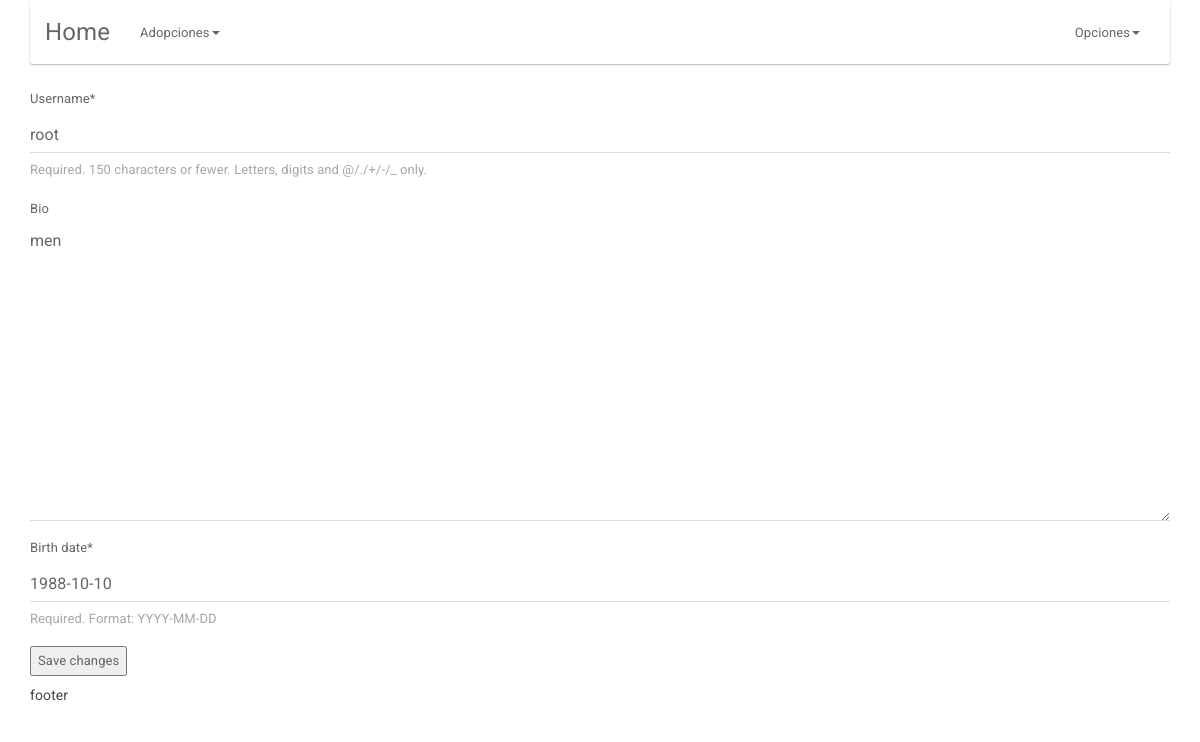
The page /user/edit/ (signed in) on the database as committed earlier.
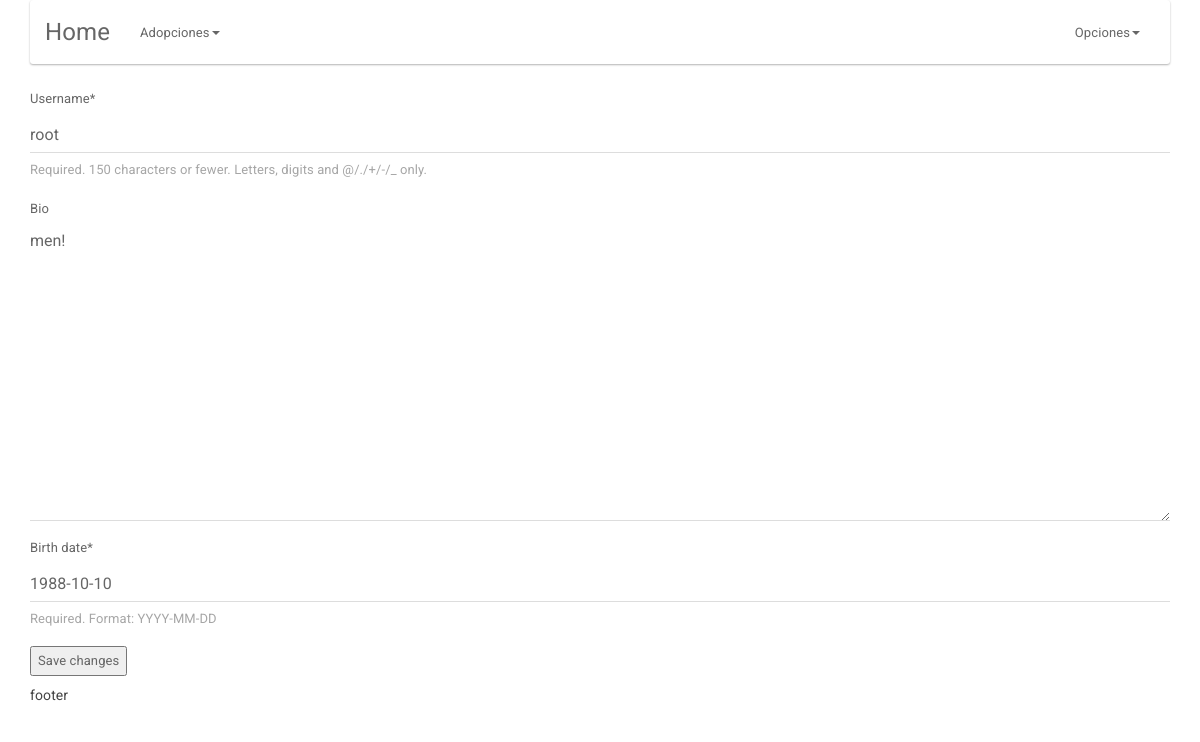
The same page on the database as committed later.
### userprofile/models.py (models this page shows)
class Profile(models.Model):
    user = models.OneToOneField(User, on_delete=models.CASCADE)
    bio = models.TextField(max_length=500, blank=True)
    location = models.CharField(max_length=30, blank=True)
    birth_date = models.DateField(null=True, blank=True)

### userprofile/views.py (the view)
def user_edit(request):
    if request.method == 'POST':
        user_form = EditUserForm(request.POST, instance=request.user)
        profile_form = ProfileForm(request.POST, instance=request.user.profile)
        if user_form.is_valid() and profile_form.is_valid():
            user_form.save()
            return redirect('user:profile')
    else:
        user_form = EditUserForm(instance=request.user)
        profile_form = ProfileForm(instance=request.user.profile)
    return render(request, 'userprofile/user_profile_form.html', {
        'user_form': user_form,
        'profile_form': profile_form
    })

### userprofile/forms.py
class EditUserForm(forms.ModelForm):
    class Meta:
        model = User
        fields = ('username', )

class ProfileForm(forms.ModelForm):
    birth_date = forms.DateField(help_text='Required. Format: YYYY-MM-DD')
    class Meta:
        model = Profile
        fields = ('bio', 'birth_date', )

### templates/userprofile/user_profile_form.html (shortened to what this page needs)
{% extends 'base/base.html' %}
{% load crispy_forms_tags %}
{% block content %}
<form method="post">
  {{ user_form|crispy }}
  {{ profile_form|crispy}}
  <button type="submit">Save changes</button>
</form>
{% endblock %}

### templates/base/base.html (shortened to what this page needs)
{% load staticfiles %}
<!DOCTYPE html>
<html lang="es">
<head>
	<link rel="stylesheet" href="{% static 'css/bootstrap.css' %}">
</head>
<body>
<div class="container">
	{% block navbar %}
		<div class="bs-docs-section clearfix">
		    <div class="row">
		        <div class="col-lg-12">
		            <div class="bs-component">
		            	<nav class="navbar navbar-default">
		                	<div class="container-fluid">
		                  		<div class="navbar-header">
		                    		<a class="navbar-brand" href="#">Home</a>
		                  		</div>
		                  	<div class="collapse navbar-collapse" id="bs-example-navbar-collapse-1">
		                    	<ul class="nav navbar-nav">
			                        <li class="dropdown">
			                        	<a href="#" class="dropdown-toggle" data-toggle="dropdown" role="button" aria-expanded="false">Adopciones<span class="caret"></span></a>
			                        </li>
		                    	</ul>
		                    	<ul class="nav navbar-nav navbar-right">
		                        	<li class="dropdown">
		                        		<a href="#" class="dropdown-toggle" data-toggle="dropdown" role="button" aria-expanded="false">Opciones<span class="caret"></span></a>
		                      		</li>
		                    	</ul>
		                    </div>
		                </div>
		            </nav>
		        </div>
           	</div>
        </div>
    </div>
	{% endblock %}
	{% block content %}{% endblock %}
	{% block footer %}
		<h6>footer</h6>
	{% endblock%}
</div>
</body>
</html>

Rows that differ between the two databases and show on the page:
changed Profile: bio "men" → "men!"
